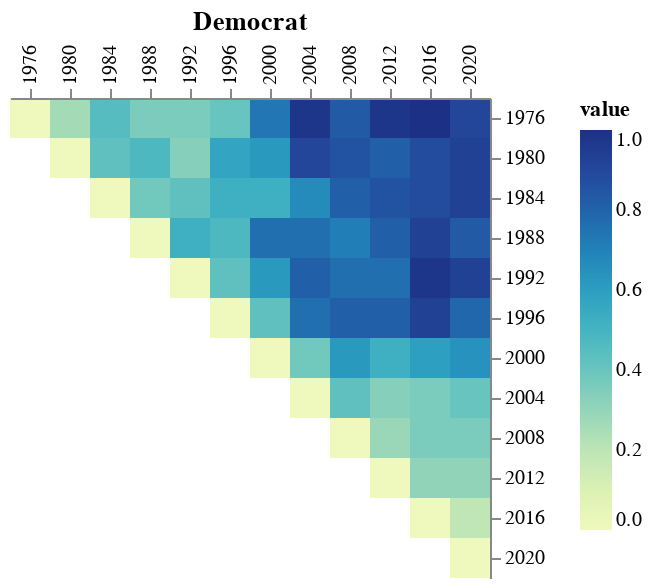
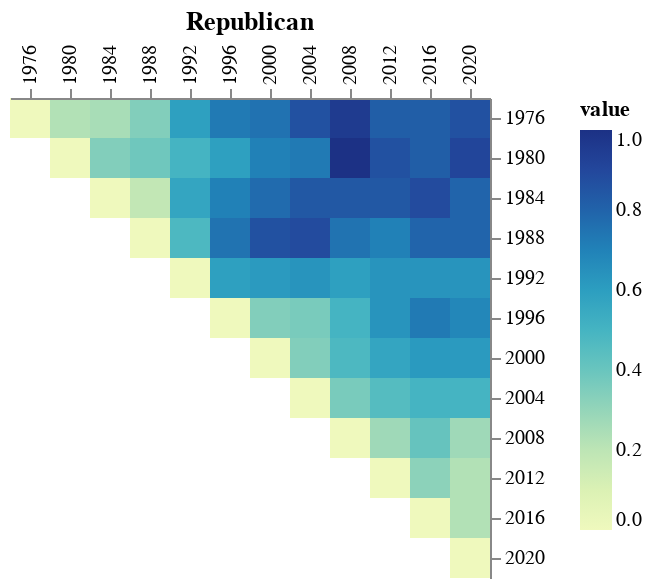

The code cell stored with these charts, in order, in its notebook:
### Markdown cell above
After TLPA:

### Code cell
from helpers import write

for i, title in enumerate(("Democrat", "Republican")):
    df = pd.read_csv(f"data/us_elections/np_freq/{i}_normalized.csv")
    corpus = Corpus(df)
    dvr = corpus.create_dvr(equally_weighted=True)
    sigs = corpus.create_signatures(distance="JSD", epsilon=1 / (len(dvr) * 2))
    for sig in sigs[0]:
        write(
            Path(f"results/us_elections/sigs/{title.lower()}"),
            sig.to_frame().reset_index().rename(columns={"index": "state"}),
            name=f"us_elections_{sig.name}",
            color=True,
        )

        # configure_legend(
        #     orient="none",
        #     legendX=10,
        #     legendY=50,
        # )
    # display(timeline(
    #     df,
    #     x="document",
    #     y="frequency_in_document",
    #     subcorpus="us_elections",
    #     stack="center",
    #     order=dvr["element"].tolist(),
    #     name=f"{i}",
    # ))
    display(
        sockpuppet_matrix(sockpuppet_distance(corpus, corpus, heuristic=True))
        .properties(title=title)
        .configure_axis(title=None)
    )
    sockpuppet_matrix(sockpuppet_distance(corpus, corpus)).properties(
        title=title
    ).configure_axis(title=None).save(
        f"results/us_elections/{i}_normalized_population.html"
    )

### Figure 1 — Vega-Lite specification as saved in the notebook (floating-point values rounded to 4 significant figures)
{"config": {"view": {"continuousWidth": 400, "continuousHeight": 300, "strokeWidth": 0}, "axis": {"title": null}}, "data": {"name": "data-f6fc02c379db2762be7c7f20d81b25a7"}, "mark": "rect", "encoding": {"color": {"field": "value", "scale": {"scheme": "yellowgreenblue"}, "type": "quantitative"}, "x": {"axis": {"orient": "top"}, "field": "Corpus 1", "sort": null, "type": "ordinal"}, "y": {"axis": {"orient": "right"}, "field": "Corpus 2", "sort": null, "type": "ordinal"}}, "title": "Democrat", "$schema": "https://vega.github.io/schema/vega-lite/v4.17.0.json", "datasets": {"data-f6fc02c379db2762be7c7f20d81b25a7": [{"Corpus 1": 1976, "Corpus 2": 1976, "value": 0.0}, {"Corpus 1": 1980, "Corpus 2": 1976, "value": 0.2619}, {"Corpus 1": 1984, "Corpus 2": 1976, "value": 0.4523}, {"Corpus 1": 1988, "Corpus 2": 1976, "value": 0.3571}, {"Corpus 1": 1992, "Corpus 2": 1976, "value": 0.3571}, {"Corpus 1": 1996, "Corpus 2": 1976, "value": 0.4047}, {"Corpus 1": 2000, "Corpus 2": 1976, "value": 0.738}, {"Corpus 1": 2004, "Corpus 2": 1976, "value": 0.9761}, {"Corpus 1": 2008, "Corpus 2": 1976, "value": 0.8332}, {"Corpus 1": 2012, "Corpus 2": 1976, "value": 0.9761}, {"Corpus 1": 2016, "Corpus 2": 1976, "value": 1.0}, {"Corpus 1": 2020, "Corpus 2": 1976, "value": 0.9047}, {"Corpus 1": 1980, "Corpus 2": 1980, "value": 0.0}, {"Corpus 1": 1984, "Corpus 2": 1980, "value": 0.4285}, {"Corpus 1": 1988, "Corpus 2": 1980, "value": 0.4762}, {"Corpus 1": 1992, "Corpus 2": 1980, "value": 0.3333}, {"Corpus 1": 1996, "Corpus 2": 1980, "value": 0.5714}, {"Corpus 1": 2000, "Corpus 2": 1980, "value": 0.619}, {"Corpus 1": 2004, "Corpus 2": 1980, "value": 0.9047}, {"Corpus 1": 2008, "Corpus 2": 1980, "value": 0.857}, {"Corpus 1": 2012, "Corpus 2": 1980, "value": 0.8094}, {"Corpus 1": 2016, "Corpus 2": 1980, "value": 0.881}, {"Corpus 1": 2020, "Corpus 2": 1980, "value": 0.9285}, {"Corpus 1": 1984, "Corpus 2": 1984, "value": 0.0}, {"Corpus 1": 1988, "Corpus 2": 1984, "value": 0.3809}, {"Corpus 1": 1992, "Corpus 2": 1984, "value": 0.4285}, {"Corpus 1": 1996, "Corpus 2": 1984, "value": 0.5237}, {"Corpus 1": 2000, "Corpus 2": 1984, "value": 0.5237}, {"Corpus 1": 2004, "Corpus 2": 1984, "value": 0.6666}, {"Corpus 1": 2008, "Corpus 2": 1984, "value": 0.8094}, {"Corpus 1": 2012, "Corpus 2": 1984, "value": 0.857}, {"Corpus 1": 2016, "Corpus 2": 1984, "value": 0.881}, {"Corpus 1": 2020, "Corpus 2": 1984, "value": 0.9285}, {"Corpus 1": 1988, "Corpus 2": 1988, "value": 0.0}, {"Corpus 1": 1992, "Corpus 2": 1988, "value": 0.5238}, {"Corpus 1": 1996, "Corpus 2": 1988, "value": 0.4761}, {"Corpus 1": 2000, "Corpus 2": 1988, "value": 0.7618}, {"Corpus 1": 2004, "Corpus 2": 1988, "value": 0.7619}, {"Corpus 1": 2008, "Corpus 2": 1988, "value": 0.7142}, {"Corpus 1": 2012, "Corpus 2": 1988, "value": 0.8094}, {"Corpus 1": 2016, "Corpus 2": 1988, "value": 0.9286}, {"Corpus 1": 2020, "Corpus 2": 1988, "value": 0.8333}, {"Corpus 1": 1992, "Corpus 2": 1992, "value": 0.0}, {"Corpus 1": 1996, "Corpus 2": 1992, "value": 0.4285}, {"Corpus 1": 2000, "Corpus 2": 1992, "value": 0.619}, {"Corpus 1": 2004, "Corpus 2": 1992, "value": 0.8095}, {"Corpus 1": 2008, "Corpus 2": 1992, "value": 0.7618}, {"Corpus 1": 2012, "Corpus 2": 1992, "value": 0.7618}, {"Corpus 1": 2016, "Corpus 2": 1992, "value": 0.9762}, {"Corpus 1": 2020, "Corpus 2": 1992, "value": 0.9285}, {"Corpus 1": 1996, "Corpus 2": 1996, "value": 0.0}, {"Corpus 1": 2000, "Corpus 2": 1996, "value": 0.4285}, {"Corpus 1": 2004, "Corpus 2": 1996, "value": 0.7619}, {"Corpus 1": 2008, "Corpus 2": 1996, "value": 0.8094}, {"Corpus 1": 2012, "Corpus 2": 1996, "value": 0.8094}, {"Corpus 1": 2016, "Corpus 2": 1996, "value": 0.9286}, {"Corpus 1": 2020, "Corpus 2": 1996, "value": 0.7856}, {"Corpus 1": 2000, "Corpus 2": 2000, "value": 0.0}, {"Corpus 1": 2004, "Corpus 2": 2000, "value": 0.381}, {"Corpus 1": 2008, "Corpus 2": 2000, "value": 0.619}, {"Corpus 1": 2012, "Corpus 2": 2000, "value": 0.5237}, {"Corpus 1": 2016, "Corpus 2": 2000, "value": 0.5953}, {"Corpus 1": 2020, "Corpus 2": 2000, "value": 0.6428}, {"Corpus 1": 2004, "Corpus 2": 2004, "value": 0.0}, {"Corpus 1": 2008, "Corpus 2": 2004, "value": 0.4286}, {"Corpus 1": 2012, "Corpus 2": 2004, "value": 0.3334}, {"Corpus 1": 2016, "Corpus 2": 2004, "value": 0.3572}, {"Corpus 1": 2020, "Corpus 2": 2004, "value": 0.4048}, {"Corpus 1": 2008, "Corpus 2": 2008, "value": 0.0}, {"Corpus 1": 2012, "Corpus 2": 2008, "value": 0.2857}, {"Corpus 1": 2016, "Corpus 2": 2008, "value": 0.3572}, {"Corpus 1": 2020, "Corpus 2": 2008, "value": 0.3571}, {"Corpus 1": 2012, "Corpus 2": 2012, "value": 0.0}, {"Corpus 1": 2016, "Corpus 2": 2012, "value": 0.3096}, {"Corpus 1": 2020, "Corpus 2": 2012, "value": 0.3095}, {"Corpus 1": 2016, "Corpus 2": 2016, "value": 0.0}, {"Corpus 1": 2020, "Corpus 2": 2016, "value": 0.1906}, {"Corpus 1": 2020, "Corpus 2": 2020, "value": 0.0}]}}

### Figure 2 — Vega-Lite specification as saved in the notebook (floating-point values rounded to 4 significant figures)
{"config": {"view": {"continuousWidth": 400, "continuousHeight": 300, "strokeWidth": 0}, "axis": {"title": null}}, "data": {"name": "data-caffb9abd97a1facbb07194c47a085e0"}, "mark": "rect", "encoding": {"color": {"field": "value", "scale": {"scheme": "yellowgreenblue"}, "type": "quantitative"}, "x": {"axis": {"orient": "top"}, "field": "Corpus 1", "sort": null, "type": "ordinal"}, "y": {"axis": {"orient": "right"}, "field": "Corpus 2", "sort": null, "type": "ordinal"}}, "title": "Republican", "$schema": "https://vega.github.io/schema/vega-lite/v4.17.0.json", "datasets": {"data-caffb9abd97a1facbb07194c47a085e0": [{"Corpus 1": 1976, "Corpus 2": 1976, "value": 0.0}, {"Corpus 1": 1980, "Corpus 2": 1976, "value": 0.2273}, {"Corpus 1": 1984, "Corpus 2": 1976, "value": 0.25}, {"Corpus 1": 1988, "Corpus 2": 1976, "value": 0.3409}, {"Corpus 1": 1992, "Corpus 2": 1976, "value": 0.5909}, {"Corpus 1": 1996, "Corpus 2": 1976, "value": 0.7273}, {"Corpus 1": 2000, "Corpus 2": 1976, "value": 0.75}, {"Corpus 1": 2004, "Corpus 2": 1976, "value": 0.8636}, {"Corpus 1": 2008, "Corpus 2": 1976, "value": 0.9546}, {"Corpus 1": 2012, "Corpus 2": 1976, "value": 0.8182}, {"Corpus 1": 2016, "Corpus 2": 1976, "value": 0.8183}, {"Corpus 1": 2020, "Corpus 2": 1976, "value": 0.8637}, {"Corpus 1": 1980, "Corpus 2": 1980, "value": 0.0}, {"Corpus 1": 1984, "Corpus 2": 1980, "value": 0.3409}, {"Corpus 1": 1988, "Corpus 2": 1980, "value": 0.3864}, {"Corpus 1": 1992, "Corpus 2": 1980, "value": 0.5}, {"Corpus 1": 1996, "Corpus 2": 1980, "value": 0.5909}, {"Corpus 1": 2000, "Corpus 2": 1980, "value": 0.7045}, {"Corpus 1": 2004, "Corpus 2": 1980, "value": 0.7273}, {"Corpus 1": 2008, "Corpus 2": 1980, "value": 1.0}, {"Corpus 1": 2012, "Corpus 2": 1980, "value": 0.8636}, {"Corpus 1": 2016, "Corpus 2": 1980, "value": 0.8182}, {"Corpus 1": 2020, "Corpus 2": 1980, "value": 0.9091}, {"Corpus 1": 1984, "Corpus 2": 1984, "value": 0.0}, {"Corpus 1": 1988, "Corpus 2": 1984, "value": 0.1818}, {"Corpus 1": 1992, "Corpus 2": 1984, "value": 0.5682}, {"Corpus 1": 1996, "Corpus 2": 1984, "value": 0.7045}, {"Corpus 1": 2000, "Corpus 2": 1984, "value": 0.7727}, {"Corpus 1": 2004, "Corpus 2": 1984, "value": 0.8409}, {"Corpus 1": 2008, "Corpus 2": 1984, "value": 0.8409}, {"Corpus 1": 2012, "Corpus 2": 1984, "value": 0.8409}, {"Corpus 1": 2016, "Corpus 2": 1984, "value": 0.8864}, {"Corpus 1": 2020, "Corpus 2": 1984, "value": 0.7955}, {"Corpus 1": 1988, "Corpus 2": 1988, "value": 0.0}, {"Corpus 1": 1992, "Corpus 2": 1988, "value": 0.4773}, {"Corpus 1": 1996, "Corpus 2": 1988, "value": 0.75}, {"Corpus 1": 2000, "Corpus 2": 1988, "value": 0.8636}, {"Corpus 1": 2004, "Corpus 2": 1988, "value": 0.8864}, {"Corpus 1": 2008, "Corpus 2": 1988, "value": 0.75}, {"Corpus 1": 2012, "Corpus 2": 1988, "value": 0.7045}, {"Corpus 1": 2016, "Corpus 2": 1988, "value": 0.7955}, {"Corpus 1": 2020, "Corpus 2": 1988, "value": 0.7955}, {"Corpus 1": 1992, "Corpus 2": 1992, "value": 0.0}, {"Corpus 1": 1996, "Corpus 2": 1992, "value": 0.5909}, {"Corpus 1": 2000, "Corpus 2": 1992, "value": 0.6136}, {"Corpus 1": 2004, "Corpus 2": 1992, "value": 0.6364}, {"Corpus 1": 2008, "Corpus 2": 1992, "value": 0.5909}, {"Corpus 1": 2012, "Corpus 2": 1992, "value": 0.6364}, {"Corpus 1": 2016, "Corpus 2": 1992, "value": 0.6364}, {"Corpus 1": 2020, "Corpus 2": 1992, "value": 0.6364}, {"Corpus 1": 1996, "Corpus 2": 1996, "value": 0.0}, {"Corpus 1": 2000, "Corpus 2": 1996, "value": 0.3409}, {"Corpus 1": 2004, "Corpus 2": 1996, "value": 0.3636}, {"Corpus 1": 2008, "Corpus 2": 1996, "value": 0.5}, {"Corpus 1": 2012, "Corpus 2": 1996, "value": 0.6364}, {"Corpus 1": 2016, "Corpus 2": 1996, "value": 0.7273}, {"Corpus 1": 2020, "Corpus 2": 1996, "value": 0.6818}, {"Corpus 1": 2000, "Corpus 2": 2000, "value": 0.0}, {"Corpus 1": 2004, "Corpus 2": 2000, "value": 0.3409}, {"Corpus 1": 2008, "Corpus 2": 2000, "value": 0.4773}, {"Corpus 1": 2012, "Corpus 2": 2000, "value": 0.5682}, {"Corpus 1": 2016, "Corpus 2": 2000, "value": 0.6137}, {"Corpus 1": 2020, "Corpus 2": 2000, "value": 0.6136}, {"Corpus 1": 2004, "Corpus 2": 2004, "value": 0.0}, {"Corpus 1": 2008, "Corpus 2": 2004, "value": 0.3636}, {"Corpus 1": 2012, "Corpus 2": 2004, "value": 0.4545}, {"Corpus 1": 2016, "Corpus 2": 2004, "value": 0.5}, {"Corpus 1": 2020, "Corpus 2": 2004, "value": 0.5}, {"Corpus 1": 2008, "Corpus 2": 2008, "value": 0.0}, {"Corpus 1": 2012, "Corpus 2": 2008, "value": 0.2727}, {"Corpus 1": 2016, "Corpus 2": 2008, "value": 0.4091}, {"Corpus 1": 2020, "Corpus 2": 2008, "value": 0.2727}, {"Corpus 1": 2012, "Corpus 2": 2012, "value": 0.0}, {"Corpus 1": 2016, "Corpus 2": 2012, "value": 0.3182}, {"Corpus 1": 2020, "Corpus 2": 2012, "value": 0.2273}, {"Corpus 1": 2016, "Corpus 2": 2016, "value": 0.0}, {"Corpus 1": 2020, "Corpus 2": 2016, "value": 0.2273}, {"Corpus 1": 2020, "Corpus 2": 2020, "value": 0.0}]}}
